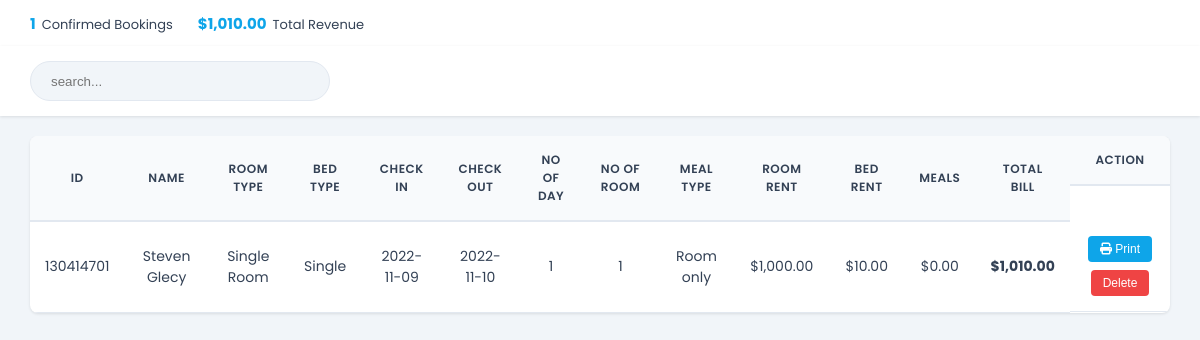
Page /admin/payment.php (signed in) on the earlier database version.
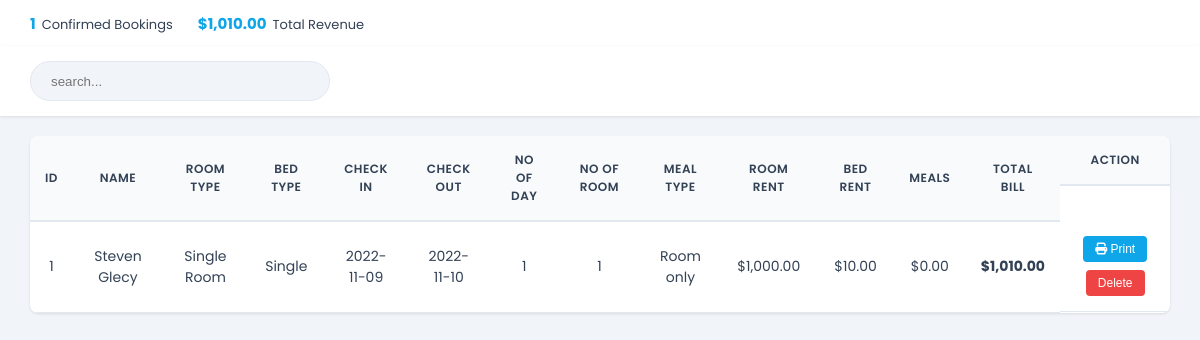
Same page on the later database version.
### tables this page shows
CREATE TABLE `payment` (
  `id` int(30) NOT NULL AUTO_INCREMENT,
  `Name` varchar(30) NOT NULL,
  `Email` varchar(30) NOT NULL,
  `RoomType` varchar(30) NOT NULL,
  `Bed` varchar(30) NOT NULL,
  `NoofRoom` int(30) NOT NULL,
  `cin` date NOT NULL,
  `cout` date NOT NULL,
  `noofdays` int(30) NOT NULL,
  `roomtotal` double(8,2) NOT NULL,
  `bedtotal` double(8,2) NOT NULL,
  `meal` varchar(30) NOT NULL,
  `mealtotal` double(8,2) NOT NULL,
  `finaltotal` double(8,2) NOT NULL,
  `booking_id` int(10) DEFAULT NULL,
  PRIMARY KEY (`id`),
  KEY `fk_payment_roombook` (`booking_id`),
  CONSTRAINT `fk_payment_roombook` FOREIGN KEY (`booking_id`) REFERENCES `roombook` (`id`) ON DELETE SET NULL ON UPDATE CASCADE
);

### admin/payment.php (the view, shortened to what this page needs)
<?php
    require 'auth.php';
    $paymanttablesql = "SELECT * FROM payment ORDER BY id DESC";
    $paymantresult = mysqli_query($conn, $paymanttablesql);
    $payments = mysqli_fetch_all($paymantresult, MYSQLI_ASSOC);
    $totalRevenue = array_sum(array_column($payments, 'finaltotal'));
?>
<!DOCTYPE html>
<html lang="en">
<head>
    <link rel="stylesheet" href="https://cdnjs.cloudflare.com/ajax/libs/font-awesome/6.2.0/css/all.min.css"/>
	<link rel="stylesheet" href="css/roombook.css">
</head>
<body class="has-summary">
	<div class="roomsummary">
		<div class="stat"><strong><?php echo count($payments); ?></strong> Confirmed Bookings</div>
		<div class="stat"><strong>$<?php echo number_format($totalRevenue, 2); ?></strong> Total Revenue</div>
	</div>
	<div class="searchsection">
        <input type="text" name="search_bar" id="search_bar" placeholder="search..." onkeyup="searchFun()">
    </div>
    <div class="roombooktable">
        <table class="table table-bordered" id="table-data">
            <thead>
                <tr>
                    <th scope="col">Id</th>
                    <th scope="col">Name</th>
                    <th scope="col">Room Type</th>
                    <th scope="col">Bed Type</th>
                    <th scope="col">Check In</th>
                    <th scope="col">Check Out</th>
					<th scope="col">No of Day</th>
                    <th scope="col">No of Room</th>
					<th scope="col">Meal Type</th>
                    <th scope="col">Room Rent</th>
                    <th scope="col">Bed Rent</th>
                    <th scope="col">Meals</th>
					<th scope="col">Total Bill</th>
                    <th scope="col" class="action">Action</th>
                </tr>
            </thead>
            <tbody>
            <?php foreach ($payments as $res): ?>
                <tr>
                    <td><?php echo htmlspecialchars($res['id']) ?></td>
                    <td><?php echo htmlspecialchars($res['Name']) ?></td>
                    <td><?php echo htmlspecialchars($res['RoomType']) ?></td>
                    <td><?php echo htmlspecialchars($res['Bed']) ?></td>
					<td><?php echo htmlspecialchars($res['cin']) ?></td>
                    <td><?php echo htmlspecialchars($res['cout']) ?></td>
					<td><?php echo htmlspecialchars($res['noofdays']) ?></td>
                    <td><?php echo htmlspecialchars($res['NoofRoom']) ?></td>
                    <td><?php echo htmlspecialchars($res['meal']) ?></td>
                    <td>$<?php echo number_format($res['roomtotal'], 2) ?></td>
					<td>$<?php echo number_format($res['bedtotal'], 2) ?></td>
					<td>$<?php echo number_format($res['mealtotal'], 2) ?></td>
					<td><strong>$<?php echo number_format($res['finaltotal'], 2) ?></strong></td>
                    <td class="action">
                        <a href="invoiceprint.php?id=<?php echo urlencode($res['id']) ?>" target="_blank"><button class="btn btn-primary"><i class="fa-solid fa-print"></i> Print</button></a>
						<a href="paymantdelete.php?id=<?php echo urlencode($res['id']) ?>" onclick="return confirm('Delete this payment record?')"><button class="btn btn-danger">Delete</button></a>
                    </td>
                </tr>
            <?php endforeach; ?>
            </tbody>
        </table>
    </div>
</body>
</html>

### admin/css/roombook.css (style rules this page uses)
:root { --primary-color: #0ea5e9; --primary-hover: #0284c7; --success-color: #10b981; --danger-color: #ef4444; --bg-color: #f1f5f9; --card-bg: #ffffff; --text-color: #334155; --border-color: #e2e8f0; --shadow-sm: 0 1px 3px rgba(0,0,0,0.1); --radius: 8px; }
* { box-sizing: border-box; }
body { background-color: var(--bg-color); font-family: 'Poppins', sans-serif; color: var(--text-color); margin: 0; padding: 0; overflow-x: hidden; }
.roomsummary { position: fixed; top: 0; left: 0; width: 100%; background-color: var(--card-bg); border-bottom: 1px solid var(--border-color); display: flex; gap: 25px; padding: 12px 30px; z-index: 490; flex-wrap: wrap; }
.roomsummary .stat { display: flex; align-items: baseline; gap: 6px; font-size: 13px; color: var(--text-muted); }
.roomsummary .stat strong { font-size: 15px; color: var(--primary-color); }
.searchsection { height: 70px; width: 100%; display: flex; justify-content: space-between; align-items: center; background-color: var(--card-bg); padding: 0 30px; box-shadow: var(--shadow-sm); position: fixed; top: 0; z-index: 500; }
body.has-summary .searchsection { top: 46px; }
body.has-summary .roombooktable { margin-top: 136px; }
#search_bar { height: 40px; width: 300px; border: 1px solid var(--border-color); background-color: var(--bg-color); padding-left: 20px; border-radius: 20px; outline: none; transition: all 0.3s; }
.roombooktable { margin-top: 90px; padding: 0 30px 30px 30px; width: 100%; overflow-x: auto; }
.table { background-color: var(--card-bg); border-radius: var(--radius); overflow: hidden; box-shadow: var(--shadow-sm); border-collapse: collapse; width: 100%; }
.table thead th { background-color: #f8fafc; color: var(--text-color); font-weight: 600; text-transform: uppercase; font-size: 12px; letter-spacing: 0.5px; padding: 15px; border-bottom: 2px solid var(--border-color); text-align: center; }
.table tbody td { padding: 15px; border-bottom: 1px solid var(--border-color); text-align: center; vertical-align: middle; font-size: 14px; }
.action { display: flex; justify-content: center; gap: 8px; flex-wrap: wrap; }
.action button { border: none; border-radius: 4px; padding: 6px 12px; font-size: 12px; font-weight: 500; cursor: pointer; transition: 0.2s; color: white; }
.action .btn-primary { background-color: var(--primary-color); }
.action .btn-danger { background-color: var(--danger-color); }

Differences in the rows shown:
removed payment: id "130414701", Name "Steven Glecy", RoomType "Single Room", Bed "Single", cin "2022-11-09", cout "2022-11-10", noofdays "1", NoofRoom "1", meal "Room only", roomtotal "1,000.00", bedtotal "10.00", mealtotal "0.00", finaltotal "1,010.00"
added payment: id "1", Name "Steven Glecy", RoomType "Single Room", Bed "Single", cin "2022-11-09", cout "2022-11-10", noofdays "1", NoofRoom "1", meal "Room only", roomtotal "1,000.00", bedtotal "10.00", mealtotal "0.00", finaltotal "1,010.00"
